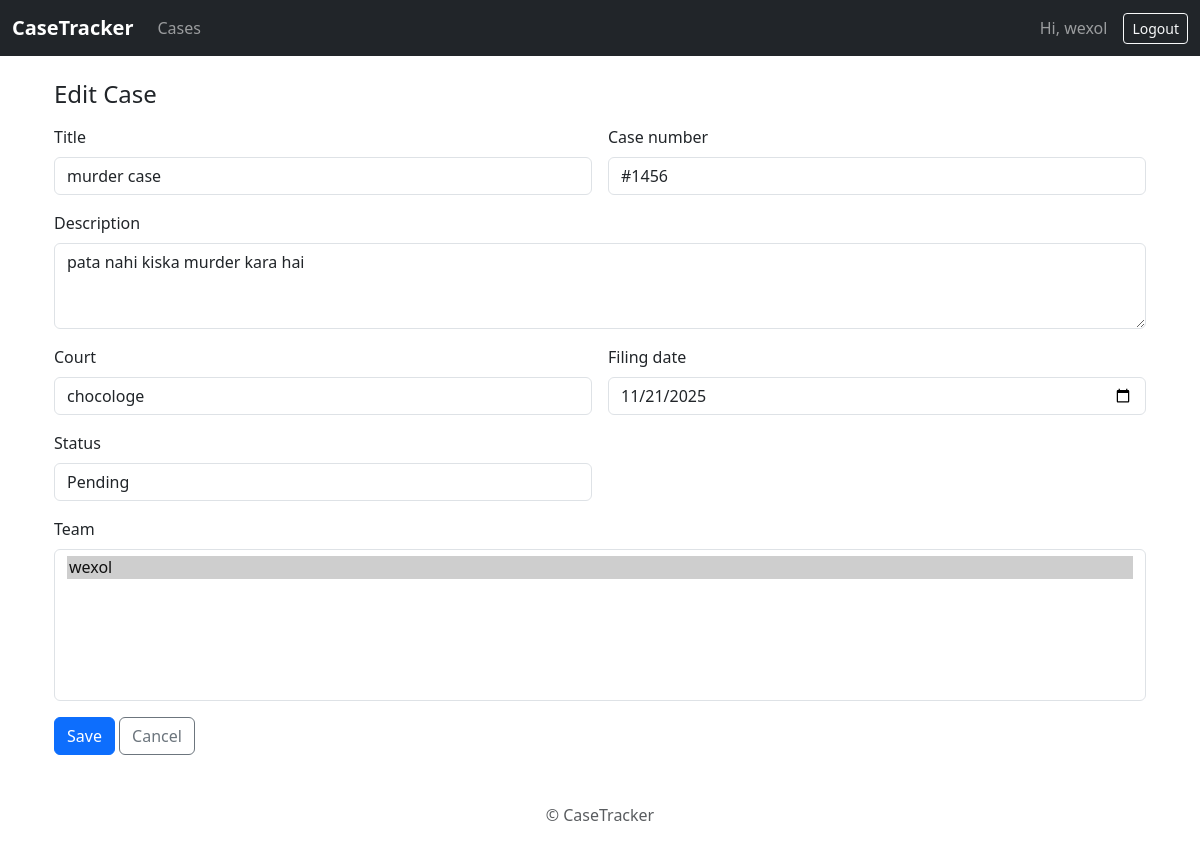
The page /cases/1/edit/ (signed in) on the database its author committed.
### cases/models.py (models this page shows, shortened)
class Case(models.Model):
    STATUS_CHOICES = [
        ("OPEN", "Open"),
        ("PENDING", "Pending"),
        ("CLOSED", "Closed"),
        ("ON_HOLD", "On Hold"),
    ]
    title = models.CharField(max_length=200)
    case_number = models.CharField(max_length=100, unique=True)
    description = models.TextField(blank=True)
    court = models.CharField(max_length=150, blank=True)
    filing_date = models.DateField(default=timezone.now)
    status = models.CharField(max_length=20, choices=STATUS_CHOICES, default="OPEN")
    owner = models.ForeignKey(User, on_delete=models.CASCADE, related_name="owned_cases")
    team = models.ManyToManyField(User, blank=True, related_name="shared_cases")
    created_at = models.DateTimeField(auto_now_add=True)
    updated_at = models.DateTimeField(auto_now=True)
    class Meta:
        ordering = ["-created_at"]

### cases/views.py (the view, shortened to what this page needs)
# urls.py: path('cases/<int:pk>/edit/', views.CaseUpdateView.as_view(), name='case_update'),
class CaseUpdateView(ObjectCaseAccessMixin, UpdateView):
    template_name = "cases/case_form.html"
    form_class = CaseForm
    model = Case
    def dispatch(self, request, *args, **kwargs):
        obj = self.get_object()
        if not self.has_case_access(obj):
            raise PermissionDenied()
        return super().dispatch(request, *args, **kwargs)

### cases/forms.py (shortened to what this page needs)
class CaseForm(StyledFormMixin, forms.ModelForm):
    class Meta:
        model = Case
        fields = [
            "title",
            "case_number",
            "description",
            "court",
            "filing_date",
            "status",
            "team",
        ]
        widgets = {
            "filing_date": forms.DateInput(attrs={"type": "date"}),
            "description": forms.Textarea(attrs={"rows": 3, "placeholder": "Enter case details..."}),
            "team": forms.SelectMultiple(attrs={"size": 6}),
        }

### cases/mixins.py (called while the page is built)
    def has_case_access(self, case: Case) -> bool:
        user = self.request.user
        return case.owner_id == user.id or case.team.filter(id=user.id).exists() or user.is_superuser

    def dispatch(self, request, *args, **kwargs):
        obj = self.get_object()
        case = obj if hasattr(obj, "owner") and hasattr(obj, "team") else getattr(obj, "case", None)
        if case is None:
            raise PermissionDenied("Invalid object: missing case context.")
        if not self.has_case_access(case):
            raise PermissionDenied("You do not have permission to access this case.")
        return super(CaseAccessMixin, self).dispatch(request, *args, **kwargs)

### cases/templates/cases/case_form.html (shortened to what this page needs)
{% extends "cases/base.html" %}
{% block content %}
<div class="container mt-4">
  <h1 class="h4 mb-3">{% if object %}Edit Case{% else %}New Case{% endif %}</h1>
  <form method="post" novalidate>
    <div class="row g-3">
      {% for field in form %}
        {% if field.name == "description" or field.name == "team" %}
          <div class="col-md-12">
        {% else %}
          <div class="col-md-6">
        {% endif %}
            <label class="form-label">{{ field.label }}</label>
            {{ field }}
          </div>
      {% endfor %}
    </div>
    <div class="mt-3">
      <button class="btn btn-primary" type="submit">Save</button>
      <a href="{% if object %}{% url 'cases:case_detail' object.pk %}{% else %}{% url 'cases:case_list' %}{% endif %}" class="btn btn-outline-secondary">Cancel</a>
    </div>
  </form>
</div>
{% endblock %}

### cases/templates/cases/base.html (shortened to what this page needs)
{% load static %}
<!doctype html>
<html lang="en">
<head>
  <link href="https://cdn.jsdelivr.net/npm/bootstrap@5.3.3/dist/css/bootstrap.min.css" rel="stylesheet">
  <link rel="stylesheet" href="{% static 'app.css' %}">
</head>
<body>
<nav class="navbar navbar-expand-lg navbar-dark bg-dark">
  <div class="container-fluid">
    <a class="navbar-brand fw-semibold" href="{% url 'cases:dashboard' %}">CaseTracker</a>
    <div class="collapse navbar-collapse" id="nav">
      {% if user.is_authenticated %}
      <ul class="navbar-nav me-auto mb-2 mb-lg-0">
        <li class="nav-item"><a class="nav-link" href="{% url 'cases:case_list' %}">Cases</a></li>
      </ul>
      <span class="navbar-text me-3">Hi, {{ user.get_username }}</span>
      <a class="btn btn-outline-light btn-sm" href="{% url 'logout' %}">Logout</a>
      {% else %}
      <a class="btn btn-outline-light btn-sm ms-auto" href="{% url 'login' %}">Login</a>
      {% endif %}
    </div>
  </div>
</nav>
<main class="container my-4">
  {% block content %}{% endblock %}
</main>
<footer class="text-center text-muted py-4">© {{ now|date:"Y" }} CaseTracker</footer>
</body>
</html>

### rows shown on the page
Case: form "murder case" "#1456" "pata nahi kiska murder kara hai" "chocologe" "11/21/2025" "Pending"

### other values the page prints
{{ user.get_username }} "wexol"
{{ field.label }} "Title" "Case number" "Description" "Court" "Filing date" "Status" "Team"
